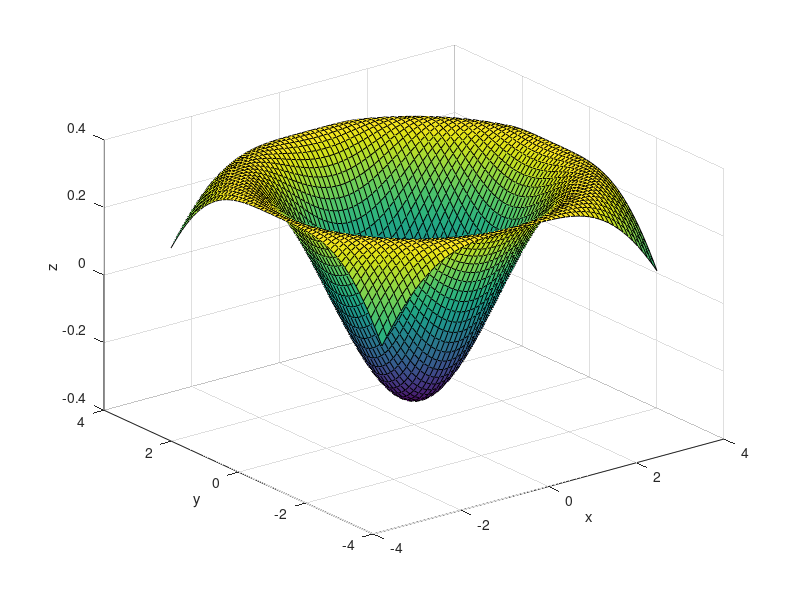

The MATLAB source for this figure:
x = -pi:0.11:pi; %Dont know why but graph flip if inc is 0.1 so set to 0.11
y = -pi:0.11:pi;
[X Y] = meshgrid(x,y);
Z = cos(X*Y).*cos(sqrt(X.^2+Y.^2));
surf(X,Y,Z)
xlabel('x'); ylabel('y'); zlabel('z');
